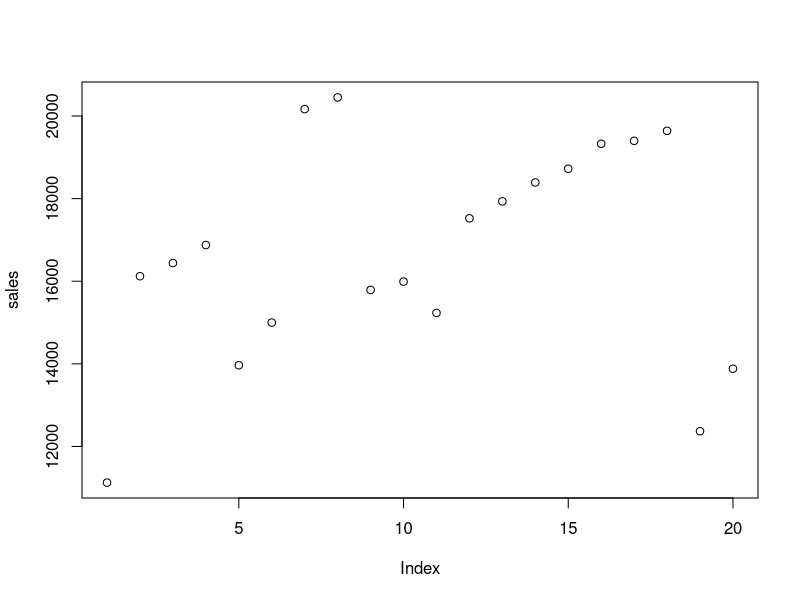
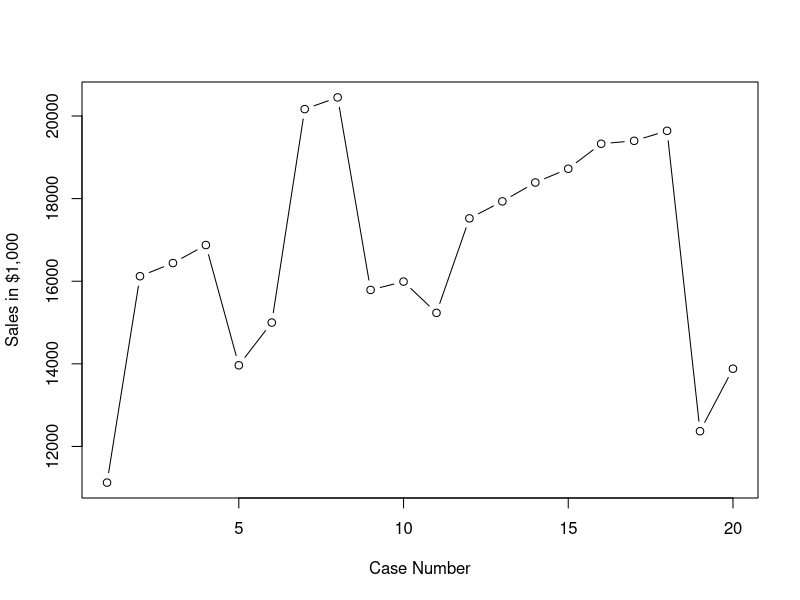
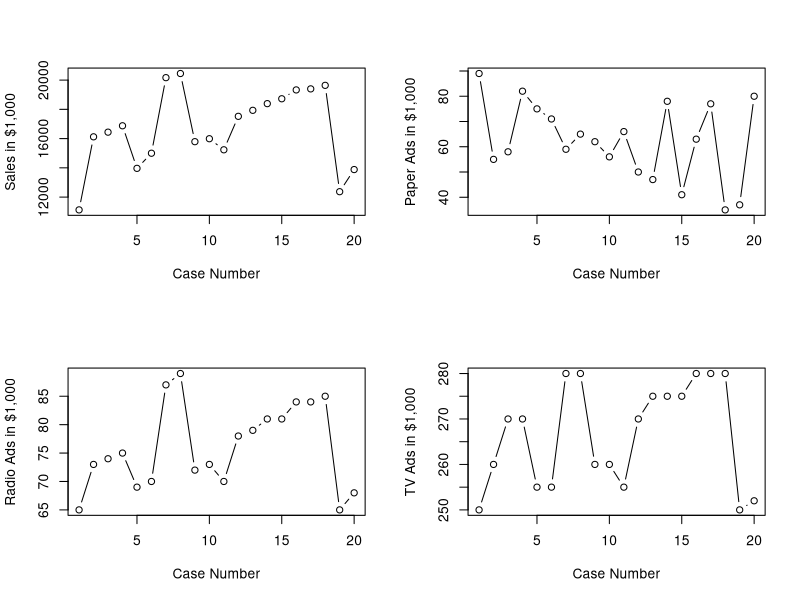
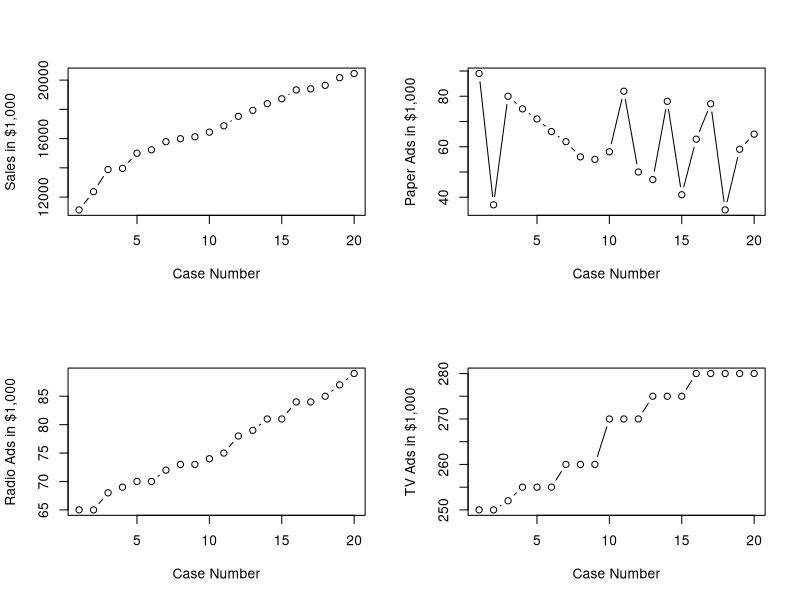

Write R code to recreate these figures, in order.
## ---- chunk 1
mydata <-read.csv(file="data/marketing.csv")
mydata
## ---- chunk 2
sales <- mydata$sales
#Max
max <- max(sales)
max

#Min
min<- min(sales)
min

#Range
max-min

#Mean
mean(sales)

#Standard Deviation
sd(sales)

#Variance
var(sales)

range(sales)

## ---- chunk 3
summary(mydata)
## ---- chunk 4
plot(sales)
## ---- chunk 5
plot(sales, type="b", xlab = "Case Number", ylab = "Sales in $1,000") 
## ---- chunk 6
layout(matrix(1:4,2,2))
plot(sales, type="b", xlab = "Case Number", ylab = "Sales in $1,000") 
plot(mydata$radio, type="b", xlab = "Case Number", ylab = "Radio Ads in $1,000") 
plot(mydata$paper, type="b", xlab = "Case Number", ylab = "Paper Ads in $1,000") 
plot(mydata$tv, type="b", xlab = "Case Number", ylab = "TV Ads in $1,000") 

## ---- chunk 7
newdata <-mydata[order(sales),]
newsales <-newdata$sales
newradio<-newdata$radio
newtv<-newdata$tv
newpaper <-newdata$paper
## ---- chunk 8
layout(matrix(1:4,2,2))
plot(newsales, type="b", xlab = "Case Number", ylab = "Sales in $1,000") 
plot(newradio, type="b", xlab = "Case Number", ylab = "Radio Ads in $1,000") 
plot(newpaper, type="b", xlab = "Case Number", ylab = "Paper Ads in $1,000") 
plot(newtv, type="b", xlab = "Case Number", ylab = "TV Ads in $1,000") 

## ---- chunk 9
x<-25000
mean<-2617.052
stdev <-6848961

z<- (x-mean)/stdev
z

